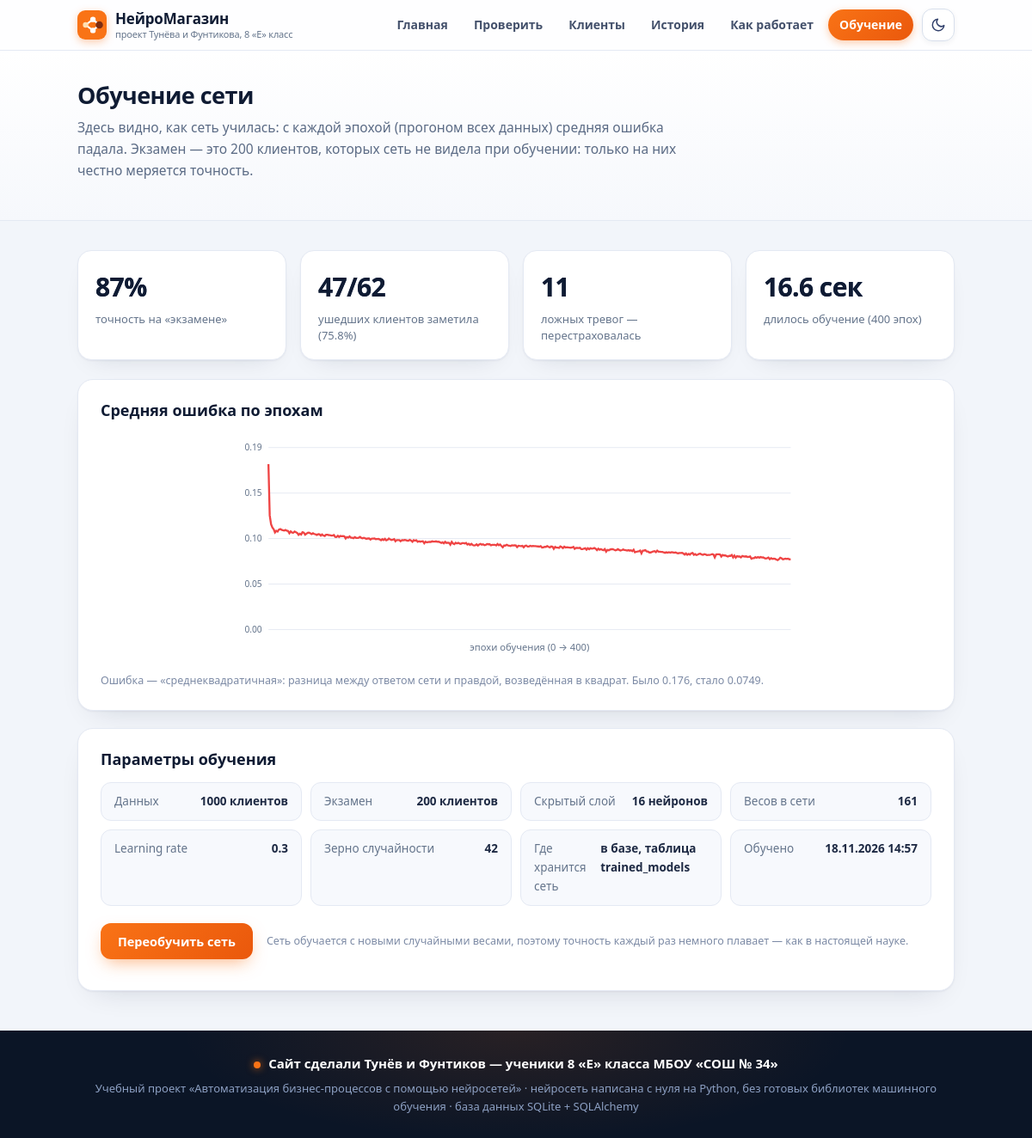
The page /train on the database its author committed.
### models.py (models this page shows)
class TrainingRun(db.Model):
    __tablename__ = "training_runs"
    id = db.Column(db.Integer, primary_key=True)
    epochs = db.Column(db.Integer, nullable=False)
    lr = db.Column(db.Float, nullable=False)
    seed = db.Column(db.String(20), nullable=False)
    hidden = db.Column(db.Integer, nullable=False)
    weights = db.Column(db.Integer, nullable=False)
    n_clients = db.Column(db.Integer, nullable=False)
    n_test = db.Column(db.Integer, nullable=False)
    accuracy = db.Column(db.Float, nullable=False)
    right = db.Column(db.Integer, nullable=False)
    found = db.Column(db.Integer, nullable=False)
    total_churners = db.Column(db.Integer, nullable=False)
    recall = db.Column(db.Float, nullable=False)
    false_alarms = db.Column(db.Integer, nullable=False)
    error_start = db.Column(db.Float, nullable=False)
    error_end = db.Column(db.Float, nullable=False)
    seconds = db.Column(db.Float, nullable=False)
    history = db.Column(db.JSON, nullable=False)
    trained_at = db.Column(db.String(20), nullable=False)

### app.py (the view)
@app.route("/train")
def train_page():
    return render_template("train.html", info=last_run_info())

### app.py (called while the page is built)
def last_run_info():
    run = TrainingRun.query.order_by(TrainingRun.id.desc()).first()
    if run is None:
        return None
    return {
        "id": run.id,
        "epochs": run.epochs,
        "lr": run.lr,
        "seed": run.seed,
        "seconds": run.seconds,
        "weights": run.weights,
        "hidden": run.hidden,
        "n_clients": run.n_clients,
        "n_test": run.n_test,
        "accuracy": run.accuracy,
        "found": run.found,
        "total_churners": run.total_churners,
        "recall": run.recall,
        "false_alarms": run.false_alarms,
        "error_start": run.error_start,
        "error_end": run.error_end,
        "history": run.history,
        "trained_at": run.trained_at,
    }

### templates/train.html (shortened to what this page needs)
{% extends "base.html" %}
{% block content %}
<section class="page-head">
  <div class="container">
    <h1>Обучение сети</h1>
    <p class="section-sub">
      Здесь видно, как сеть училась: с каждой эпохой (прогоном всех данных)
      средняя ошибка падала. Экзамен — это 200 клиентов, которых сеть
      не видела при обучении: только на них честно меряется точность.
    </p>
  </div>
</section>
<section class="section">
  <div class="container">
    <div class="metric-grid">
      <div class="metric-card">
        <div class="metric-num" id="m-accuracy">{{ '%g' | format(info.accuracy) }}%</div>
        <div class="metric-label">точность на «экзамене»</div>
      </div>
      <div class="metric-card">
        <div class="metric-num" id="m-found">{{ info.found }}/{{ info.total_churners }}</div>
        <div class="metric-label">ушедших клиентов заметила ({{ info.recall }}%)</div>
      </div>
      <div class="metric-card">
        <div class="metric-num" id="m-false">{{ info.false_alarms }}</div>
        <div class="metric-label">ложных тревог — перестраховалась</div>
      </div>
      <div class="metric-card">
        <div class="metric-num" id="m-seconds">{{ info.seconds }} сек</div>
        <div class="metric-label">длилось обучение ({{ info.epochs }} эпох)</div>
      </div>
    </div>
    <div class="panel chart-panel">
      <h3>Средняя ошибка по эпохам</h3>
      <svg id="error-svg" viewBox="0 0 720 280"></svg>
      <p class="hint" id="m-error-note">Ошибка — «среднеквадратичная»: разница между ответом сети
         и правдой, возведённая в квадрат. Было {{ info.error_start }},
         стало {{ info.error_end }}.</p>
    </div>
    <div class="panel">
      <h3>Параметры обучения</h3>
      <div class="params-list">
        <div><span>Данных</span><b>{{ info.n_clients }} клиентов</b></div>
        <div><span>Экзамен</span><b>{{ info.n_test }} клиентов</b></div>
        <div><span>Скрытый слой</span><b>{{ info.hidden }} нейронов</b></div>
        <div><span>Весов в сети</span><b>{{ info.weights }}</b></div>
        <div><span>Learning rate</span><b>{{ info.lr }}</b></div>
        <div><span>Зерно случайности</span><b id="m-seed">{{ info.seed }}</b></div>
        <div><span>Где хранится сеть</span><b>в базе, таблица trained_models</b></div>
        <div><span>Обучено</span><b id="m-trained">{{ info.trained_at }}</b></div>
      </div>
      <div class="train-actions">
        <button class="btn btn-primary" id="retrain-btn" type="button">Переобучить сеть</button>
        <span id="train-status" class="hint">Сеть обучается с новыми случайными весами,
          поэтому точность каждый раз немного плавает — как в настоящей науке.</span>
      </div>
    </div>
  </div>
</section>
{% endblock %}

### rows shown on the page
TrainingRun: accuracy "87", recall "75.8", seconds "16.6", epochs "400", error_start "0.176", error_end "0.0749", n_clients "1000", lr "0.3", seed "42", trained_at "18.11.2026 14:57"

### other values the page prints
{{ info.found }} "47"
{{ info.total_churners }} "62"
{{ info.false_alarms }} "11"
{{ info.n_test }} "200"
{{ info.hidden }} "16"
{{ info.weights }} "161"
